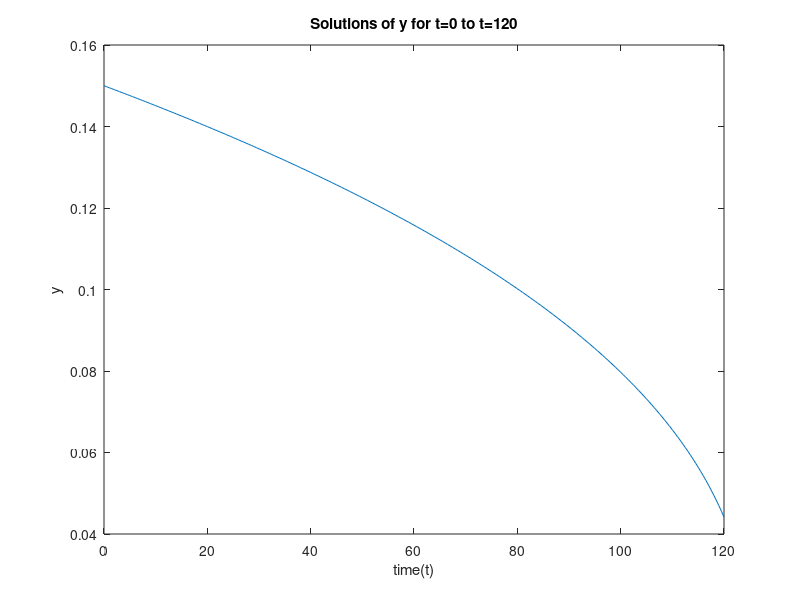

MATLAB code for this plot: (Note: this script raises an error after producing the figure.)
% Lab 04 Q2b script
% Name: Rivyesch Ranjan
% Student ID:29392004
% Date 07/05/2020

%**********************************************************************
% This section for Q2b
% Input parameters
y0 = 0.15;
theta = 45;
d = 0.005;
g = 9.81;

% The right hand side function is given by
RHS = @(t,y) -(((tand(theta))^2)/y^1.5)*((d^2)/4)*sqrt(2*g);

% the time range
t1 = 0;
t2 = 120;

% dt is the various time steps for which the function is run and solution found
dt = [40,20,10,5];

told = 0;
uold = y0;

% Calculate exact solution
t_exact = 0:0.5:120;
y_exact = zeros();
for j = 1:length(t_exact)
    y_exact(1,j) = (y0^2.5 - ((5*(d^2)*(tand(theta))^2)/8)*(sqrt(2*g))*t_exact(j))^0.4;
end

% Plotting the exact solution
plot(t_exact,y_exact)
hold on
title('Solutions of y for t=0 to t=120')
xlabel('time(t)')
ylabel('y')

% Finding the solution and plotting for different dt speicified above using
% RK4 method
for i = 1:length(dt)
    n = (t2-t1)/dt(i);
    [tnew,unew] = RK4(told,uold,RHS,dt(i),n);
    plot(tnew,unew,'--')
end

legend('Exact','40','20','10','5')

% Comment
fprintf('The graph shows that for a smaller dt(time step), the solution is more accurate.\n')
fprintf('This is evident as the lines for smaller dt are nearer to the exact solution line plot whereas those\n')
fprintf('relatively larger dt are further away and exhibit a larger error/deviance from the true value\n\n')
fprintf('If the dt is smaller the truncation error is relatively smaller too. Hence, it will reflect the exact\n')
fprintf('solution much better. The solutions found for each iteration will be more accurate \n\n')

pause

%**********************************************************************
% This section for Q2c
dt = 0.2;
t2 = 140;
n = ceil((t2-t1)/dt);
[tnew_2c,unew_2c] = RK4(told,uold,RHS,dt,n);

for z = 1:length(tnew_2c)
    if unew_2c(z) <= 0.001
        t_2c = tnew_2c(z);
        break
    end
end

fprintf('The water level in the funnel is at 0.001 m at time %0.1f seconds\n\n',t_2c)

% Comment
fprintf('Using the given analytical solution and substituting the values given\n')
fprintf('for y0, d, g and theta we find that the time at which the water level is\n')
fprintf('0.001 m is 125.9100 seconds\n\n')



































